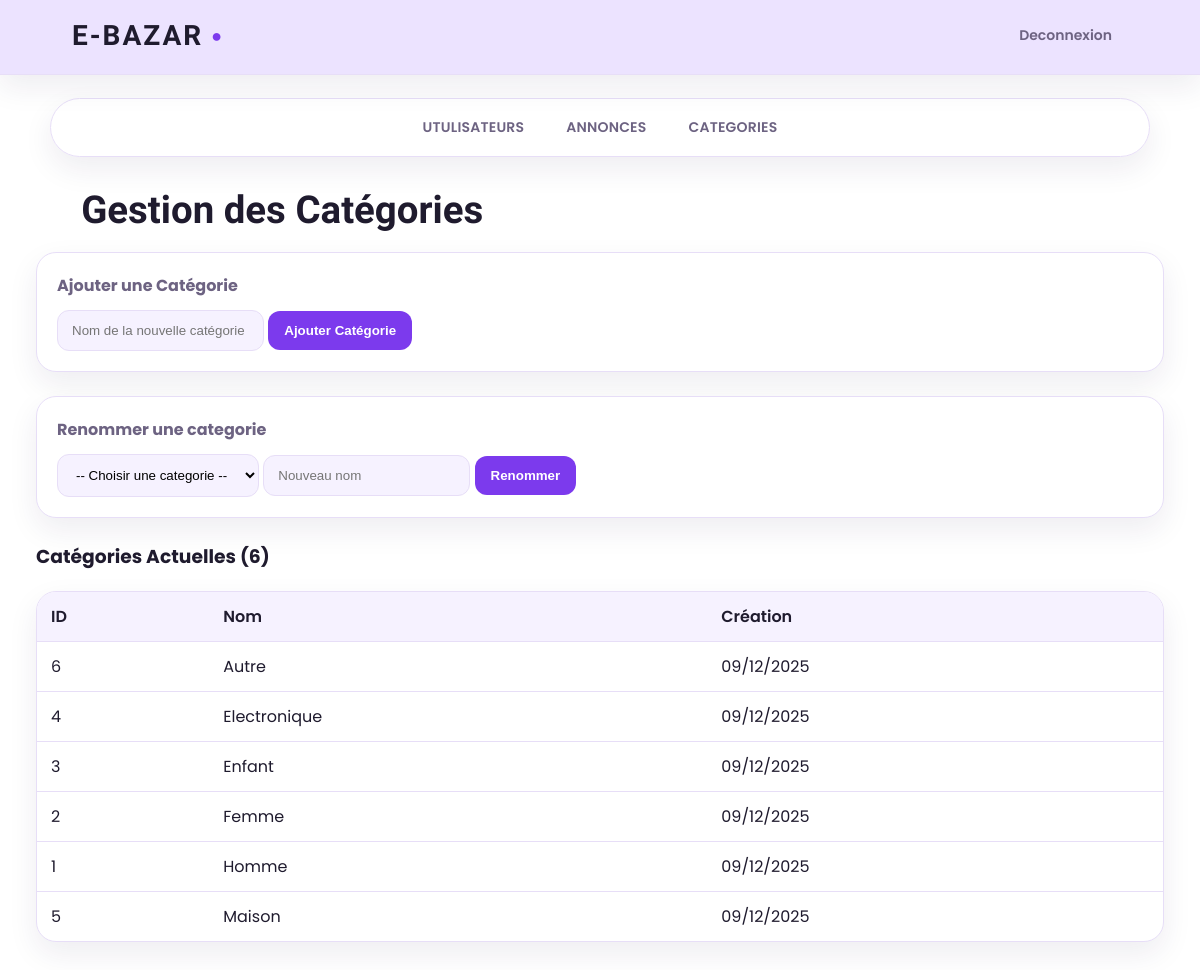
Page /admin_categories.php (signed in) on the committed database.
### tables this page shows
CREATE TABLE categories (
    id INT AUTO_INCREMENT PRIMARY KEY,
    nom VARCHAR(100) NOT NULL UNIQUE,
    date_creation DATETIME NOT NULL DEFAULT CURRENT_TIMESTAMP
);

### controllers/admin_categories.php (called while the page is built, shortened)
<?php
require_once '../models/categorie.php';
class admincategorie
{
    private $categoryModel;
    public function __construct($pdo)
    {
        $this->categoryModel = new categorie($pdo);
    }
    public function index()
    {
        $categories = $this->categoryModel->getAll();
        require '../views/admin_categories.php';
    }
}

### public/admin_categories.php (called while the page is built, shortened)
<?php
require_once '../config/config.php';
require_once '../controllers/admin_categories.php';
$controller = new admincategorie($pdo);
$controller->index();

### models/categorie.php (called while the page is built, shortened)
<?php
class categorie
{
    private $pdo;
    public function __construct($pdo)
    {
        $this->pdo = $pdo;
    }
    public function getAll()
    {
        $stmt = $this->pdo->query(
            "SELECT id, nom, date_creation FROM categories ORDER BY nom ASC"
        );
        return $stmt->fetchAll(PDO::FETCH_ASSOC);
    }
}

### views/admin_categories.php (the view, shortened to what this page needs)
<!DOCTYPE html>
<html lang="fr">
<head>
    <link rel="stylesheet" href="css/accuill.css?v=99">
    <link rel="stylesheet" href="css/header.css">
    <link rel="stylesheet" href="css/admin_categories.css">
</head>
<body>
<header class="navbar">
    <div class="logo">
        <span>E-Bazar</span><span class="dot">●</span>
    </div>
    <div>
        <a href="deconnexion.php">Deconnexion</a>
    </div>
</header>
<nav>
    <a href="admin_utilisateurs.php"><p>UTULISATEURS</p></a>
    <a href="admin_annonces.php"><p>ANNONCES</p></a>
    <a href="admin_categories.php"><p>CATEGORIES</p></a>
</nav>
<main class="admin-container">
    <div class="texte">
        <h2>Gestion des Catégories</h2>
    </div>
    <div class="action-form">
        <h3>Ajouter une Catégorie</h3>
        <form method="POST" action="admin_categories.php">
            <input type="text" name="nom_categorie"
                   placeholder="Nom de la nouvelle catégorie"
                   required
                   value="<?= htmlspecialchars($_POST['nom_categorie'] ?? '') ?>">
            <button type="submit" name="ajouter_categorie">Ajouter Catégorie</button>
        </form>
    </div>
    <div class="action-form">
        <h3>Renommer une categorie</h3>
        <form method="POST" action="admin_categories.php">
            <select name="categorie_id" required>
                <option value="">-- Choisir une categorie --</option>
            </select>
            <input type="text" name="nouveau_nom"
                   placeholder="Nouveau nom"
                   required
                   value="<?= htmlspecialchars($_POST['nouveau_nom'] ?? '') ?>">
            <button type="submit" name="renommer_categorie">Renommer</button>
        </form>
    </div>
    <div class="categories-list">
        <h3>Catégories Actuelles (<?= count($categories) ?>)</h3>
        <?php if (!empty($categories)): ?>
            <table class="categories-table">
                <thead>
                    <tr>
                        <th>ID</th>
                        <th>Nom</th>
                        <th>Création</th>
                    </tr>
                </thead>
                <tbody>
                    <?php foreach ($categories as $cat): ?>
                        <tr>
                            <td><?= htmlspecialchars($cat['id']) ?></td>
                            <td><?= htmlspecialchars($cat['nom']) ?></td>
                            <td><?= date('d/m/Y', strtotime($cat['date_creation'])) ?></td>
                        </tr>
                    <?php endforeach; ?>
                </tbody>
            </table>
        <?php else: ?>
            <p>Aucune catégorie trouvée dans la base de données.</p>
        <?php endif; ?>
    </div>
</main>
</body>
</html>

### public/css/accuill.css (style rules this page uses)
:root { --bg: #ffffff; --surface: #ffffff; --surface-muted: #f6f2ff; --ink: #1f1b2e; --muted: #6d6382; --accent: #7c3aed; --accent-strong: #5b21b6; --accent-cool: #a855f7; --accent-soft: #ede9fe; --border: #e7def7; --shadow: 0 12px 30px rgba(38, 24, 76, 0.08); --shadow-strong: 0 18px 40px rgba(38, 24, 76, 0.14); --radius: 20px; --radius-lg: 28px; --radius-sm: 12px; }
* { margin: 0; padding: 0; box-sizing: border-box; }
body { font-family: "Poppins", sans-serif; color: var(--ink); background: var(--bg); min-height: 100vh; }
a { color: inherit; }
main { padding-bottom: 60px; animation: pageIn 0.6s ease both; }
nav { width: min(1100px, 92%); margin: 22px auto 10px; padding: 10px; background: rgba(255, 255, 255, 0.8); border: 1px solid var(--border); border-radius: 999px; display: flex; flex-wrap: wrap; justify-content: center; gap: 10px; box-shadow: var(--shadow); }
nav a { text-decoration: none; color: var(--muted); font-size: 14px; font-weight: 600; letter-spacing: 0.2px; padding: 8px 16px; border-radius: 999px; transition: all 0.2s ease; }
.texte { width: min(1100px, 92%); margin: 30px auto 10px; }
.texte h2 { font-family: "Italiana", serif; font-size: clamp(28px, 3.2vw, 42px); font-weight: 600; margin-top: 8px; }

### public/css/header.css (style rules this page uses)
:root { --bg: #ffffff; --surface: #ffffff; --surface-muted: #f6f2ff; --ink: #1f1b2e; --muted: #6d6382; --accent: #7c3aed; --accent-strong: #5b21b6; --accent-cool: #a855f7; --accent-soft: #ede9fe; --border: #e7def7; --shadow: 0 12px 30px rgba(38, 24, 76, 0.08); --shadow-strong: 0 18px 40px rgba(38, 24, 76, 0.14); --radius: 20px; --radius-lg: 28px; --radius-sm: 12px; }
.navbar { display: flex; justify-content: space-between; align-items: center; padding: 18px 6vw; background: #ece3ff; border-bottom: 1px solid var(--border); position: sticky; top: 0; z-index: 20; color: var(--ink); }
.logo { font-family: "Italiana", serif; font-size: 28px; font-weight: 600; letter-spacing: 2px; text-transform: uppercase; display: flex; align-items: center; gap: 8px; }
.logo .dot { color: var(--accent); font-size: 18px; }
header a, .navbar a { text-decoration: none; color: var(--muted); font-size: 14px; padding: 10px 16px; display: inline-block; border-radius: 999px; font-weight: 600; transition: all 0.2s ease; }
.navbar > div:last-child { display: flex; align-items: center; gap: 10px; flex-wrap: wrap; }

### public/css/admin_categories.css (style rules this page uses)
.admin-container { width: min(1200px, 94%); margin: 20px auto 60px; }
.texte { margin-bottom: 20px; }
.action-form { background: var(--surface); padding: 20px; border-radius: var(--radius); border: 1px solid var(--border); box-shadow: var(--shadow); margin-bottom: 24px; display: flex; flex-wrap: wrap; gap: 12px; align-items: center; }
.action-form h3 { width: 100%; font-size: 16px; color: var(--muted); }
.action-form input[type="text"], .action-form select { padding: 12px 14px; border: 1px solid var(--border); border-radius: 12px; background: var(--surface-muted); flex: 1 1 240px; }
.action-form button { background: var(--accent); color: white; padding: 12px 16px; border: none; border-radius: 12px; cursor: pointer; font-weight: 600; transition: transform 0.2s ease, box-shadow 0.2s ease; }
.categories-table { width: 100%; border-collapse: separate; border-spacing: 0; margin-top: 20px; background: var(--surface); border: 1px solid var(--border); border-radius: var(--radius); overflow: hidden; box-shadow: var(--shadow); }
.categories-table th, .categories-table td { padding: 12px 14px; text-align: left; border-bottom: 1px solid var(--border); }
.categories-table th { background-color: var(--surface-muted); font-weight: 600; color: var(--ink); }
.categories-table tr:last-child td { border-bottom: none; }

### rows in the picture
categories: id "6", nom "Autre", date_creation "09/12/2025"
categories: id "4", nom "Electronique", date_creation "09/12/2025"
categories: id "3", nom "Enfant", date_creation "09/12/2025"
categories: id "2", nom "Femme", date_creation "09/12/2025"
categories: id "1", nom "Homme", date_creation "09/12/2025"
categories: id "5", nom "Maison", date_creation "09/12/2025"

### other values in the picture
count($categories) "6"
